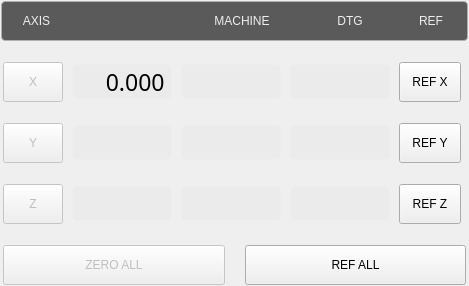
<?xml version="1.0" encoding="UTF-8"?>
<ui version="4.0">
 <class>dros_xyz</class>
 <widget class="QWidget" name="dros_xyz">
  <property name="geometry">
   <rect>
    <x>0</x>
    <y>0</y>
    <width>461</width>
    <height>286</height>
   </rect>
  </property>
  <property name="sizePolicy">
   <sizepolicy hsizetype="Preferred" vsizetype="Preferred">
    <horstretch>0</horstretch>
    <verstretch>0</verstretch>
   </sizepolicy>
  </property>
  <property name="windowTitle">
   <string>dros_xyz</string>
  </property>
  <property name="layoutDirection">
   <enum>Qt::LeftToRight</enum>
  </property>
  <layout class="QVBoxLayout" name="verticalLayout">
   <property name="spacing">
    <number>0</number>
   </property>
   <property name="leftMargin">
    <number>0</number>
   </property>
   <property name="topMargin">
    <number>0</number>
   </property>
   <property name="rightMargin">
    <number>0</number>
   </property>
   <property name="bottomMargin">
    <number>0</number>
   </property>
   <item>
    <widget class="QWidget" name="widget_xyz" native="true">
     <layout class="QVBoxLayout" name="verticalLayout_55">
      <property name="spacing">
       <number>19</number>
      </property>
      <property name="leftMargin">
       <number>0</number>
      </property>
      <property name="topMargin">
       <number>0</number>
      </property>
      <property name="rightMargin">
       <number>0</number>
      </property>
      <property name="bottomMargin">
       <number>0</number>
      </property>
      <item>
       <layout class="QHBoxLayout" name="horizontalLayout_81">
        <property name="spacing">
         <number>8</number>
        </property>
        <property name="leftMargin">
         <number>1</number>
        </property>
        <property name="topMargin">
         <number>1</number>
        </property>
        <property name="rightMargin">
         <number>1</number>
        </property>
        <property name="bottomMargin">
         <number>1</number>
        </property>
        <item>
         <widget class="QFrame" name="frame_42">
          <property name="sizePolicy">
           <sizepolicy hsizetype="Preferred" vsizetype="Fixed">
            <horstretch>0</horstretch>
            <verstretch>0</verstretch>
           </sizepolicy>
          </property>
          <property name="minimumSize">
           <size>
            <width>0</width>
            <height>40</height>
           </size>
          </property>
          <property name="maximumSize">
           <size>
            <width>16777215</width>
            <height>40</height>
           </size>
          </property>
          <property name="styleSheet">
           <string notr="true">.QFrame{
    border-style: solid;
    border-color: rgb(176, 179,172);
    border-width: 1px;
    border-radius: 4px;
    background-color: rgb(90, 90, 90);
    padding: -5px;
}</string>
          </property>
          <property name="frameShape">
           <enum>QFrame::StyledPanel</enum>
          </property>
          <property name="frameShadow">
           <enum>QFrame::Raised</enum>
          </property>
          <layout class="QHBoxLayout" name="horizontalLayout_136">
           <property name="spacing">
            <number>8</number>
           </property>
           <property name="leftMargin">
            <number>15</number>
           </property>
           <property name="rightMargin">
            <number>20</number>
           </property>
           <item>
            <widget class="StatusLabel" name="statuslabel_21">
             <property name="sizePolicy">
              <sizepolicy hsizetype="Fixed" vsizetype="Fixed">
               <horstretch>0</horstretch>
               <verstretch>0</verstretch>
              </sizepolicy>
             </property>
             <property name="minimumSize">
              <size>
               <width>60</width>
               <height>17</height>
              </size>
             </property>
             <property name="maximumSize">
              <size>
               <width>60</width>
               <height>17</height>
              </size>
             </property>
             <property name="styleSheet">
              <string notr="true">QLabel{
    color: rgb(238, 238, 236);
	font: 16pt &quot;Bebas Kai&quot;;
    padding-left: 1px;
    padding-right: 20px;
}</string>
             </property>
             <property name="text">
              <string>AXIS</string>
             </property>
             <property name="alignment">
              <set>Qt::AlignCenter</set>
             </property>
             <property name="rules" stdset="0">
              <string>[]</string>
             </property>
            </widget>
           </item>
           <item>
            <widget class="StatusLabel" name="statuslabel_20">
             <property name="sizePolicy">
              <sizepolicy hsizetype="Fixed" vsizetype="Fixed">
               <horstretch>0</horstretch>
               <verstretch>0</verstretch>
              </sizepolicy>
             </property>
             <property name="minimumSize">
              <size>
               <width>100</width>
               <height>17</height>
              </size>
             </property>
             <property name="maximumSize">
              <size>
               <width>100</width>
               <height>17</height>
              </size>
             </property>
             <property name="styleSheet">
              <string notr="true">QLabel{
    color: rgb(238, 238, 236);
	font: 16pt &quot;Bebas Kai&quot;;
    padding-left: 6px;
}</string>
             </property>
             <property name="alignment">
              <set>Qt::AlignCenter</set>
             </property>
             <property name="rules" stdset="0">
              <string>[{&quot;channels&quot;: [{&quot;url&quot;: &quot;status:g5x_index?text&quot;, &quot;trigger&quot;: true}], &quot;property&quot;: &quot;Text&quot;, &quot;expression&quot;: &quot;ch[0] + ' WORK'\n&quot;, &quot;name&quot;: &quot;WCS Header&quot;}]</string>
             </property>
            </widget>
           </item>
           <item>
            <widget class="QLabel" name="work_column_header_8">
             <property name="enabled">
              <bool>false</bool>
             </property>
             <property name="sizePolicy">
              <sizepolicy hsizetype="Fixed" vsizetype="Fixed">
               <horstretch>0</horstretch>
               <verstretch>0</verstretch>
              </sizepolicy>
             </property>
             <property name="minimumSize">
              <size>
               <width>100</width>
               <height>17</height>
              </size>
             </property>
             <property name="maximumSize">
              <size>
               <width>100</width>
               <height>17</height>
              </size>
             </property>
             <property name="styleSheet">
              <string notr="true">QLabel{
    color: rgb(238, 238, 236);
	font: 16pt &quot;Bebas Kai&quot;;
}</string>
             </property>
             <property name="text">
              <string>MACHINE</string>
             </property>
             <property name="alignment">
              <set>Qt::AlignCenter</set>
             </property>
            </widget>
           </item>
           <item>
            <widget class="QLabel" name="dtg_column_header_3">
             <property name="sizePolicy">
              <sizepolicy hsizetype="Fixed" vsizetype="Fixed">
               <horstretch>0</horstretch>
               <verstretch>0</verstretch>
              </sizepolicy>
             </property>
             <property name="minimumSize">
              <size>
               <width>100</width>
               <height>17</height>
              </size>
             </property>
             <property name="maximumSize">
              <size>
               <width>100</width>
               <height>17</height>
              </size>
             </property>
             <property name="styleSheet">
              <string notr="true">QLabel{
    color: rgb(238, 238, 236);
	font: 16pt &quot;Bebas Kai&quot;;
}</string>
             </property>
             <property name="text">
              <string>DTG</string>
             </property>
             <property name="alignment">
              <set>Qt::AlignCenter</set>
             </property>
            </widget>
           </item>
           <item>
            <widget class="StatusLabel" name="statuslabel_22">
             <property name="sizePolicy">
              <sizepolicy hsizetype="Fixed" vsizetype="Fixed">
               <horstretch>0</horstretch>
               <verstretch>0</verstretch>
              </sizepolicy>
             </property>
             <property name="minimumSize">
              <size>
               <width>40</width>
               <height>17</height>
              </size>
             </property>
             <property name="maximumSize">
              <size>
               <width>40</width>
               <height>17</height>
              </size>
             </property>
             <property name="styleSheet">
              <string notr="true">QLabel{
    color: rgb(238, 238, 236);
	font: 16pt &quot;Bebas Kai&quot;;
    padding-left: 6px;
}</string>
             </property>
             <property name="text">
              <string>REF</string>
             </property>
             <property name="alignment">
              <set>Qt::AlignCenter</set>
             </property>
             <property name="rules" stdset="0">
              <string>[]</string>
             </property>
            </widget>
           </item>
          </layout>
         </widget>
        </item>
       </layout>
      </item>
      <item>
       <layout class="QHBoxLayout" name="x_axis_dro_layout_4">
        <property name="spacing">
         <number>7</number>
        </property>
        <property name="leftMargin">
         <number>1</number>
        </property>
        <property name="topMargin">
         <number>1</number>
        </property>
        <property name="rightMargin">
         <number>1</number>
        </property>
        <property name="bottomMargin">
         <number>1</number>
        </property>
        <item>
         <widget class="MDIButton" name="zero_x_button_5">
          <property name="enabled">
           <bool>false</bool>
          </property>
          <property name="sizePolicy">
           <sizepolicy hsizetype="Fixed" vsizetype="Preferred">
            <horstretch>0</horstretch>
            <verstretch>0</verstretch>
           </sizepolicy>
          </property>
          <property name="minimumSize">
           <size>
            <width>60</width>
            <height>40</height>
           </size>
          </property>
          <property name="maximumSize">
           <size>
            <width>60</width>
            <height>40</height>
           </size>
          </property>
          <property name="focusPolicy">
           <enum>Qt::NoFocus</enum>
          </property>
          <property name="layoutDirection">
           <enum>Qt::LeftToRight</enum>
          </property>
          <property name="styleSheet">
           <string notr="true">MDIButton {
   	font: 17pt &quot;Bebas Kai&quot;;
}</string>
          </property>
          <property name="text">
           <string>X</string>
          </property>
          <property name="icon">
           <iconset resource="../../../../src/probe_basic/probe_basic.qrc">
            <normaloff>:/images/zero.png</normaloff>:/images/zero.png</iconset>
          </property>
          <property name="iconSize">
           <size>
            <width>20</width>
            <height>20</height>
           </size>
          </property>
          <property name="rules" stdset="0">
           <string>[
    {
        &quot;channels&quot;: [
            {
                &quot;url&quot;: &quot;status:g5x_index&quot;,
                &quot;trigger&quot;: true,
                &quot;type&quot;: &quot;int&quot;
            }
        ],
        &quot;expression&quot;: &quot;&quot;,
        &quot;name&quot;: &quot;G5x Index&quot;,
        &quot;property&quot;: &quot;None&quot;
    }
]</string>
          </property>
          <property name="MDICommand" stdset="0">
           <string>G10 L20 P{ch[0]} X0.0</string>
          </property>
         </widget>
        </item>
        <item>
         <widget class="DROLineEdit" name="drowidget">
          <property name="minimumSize">
           <size>
            <width>100</width>
            <height>35</height>
           </size>
          </property>
          <property name="maximumSize">
           <size>
            <width>100</width>
            <height>35</height>
           </size>
          </property>
          <property name="font">
           <font>
            <family>Bebas Kai</family>
            <pointsize>17</pointsize>
            <weight>50</weight>
            <italic>false</italic>
            <bold>false</bold>
           </font>
          </property>
          <property name="focusPolicy">
           <enum>Qt::ClickFocus</enum>
          </property>
          <property name="styleSheet">
           <string notr="true">QLineEdit{
    border-style: transparant;
    border-color: rgb(235, 235, 235);
    border-width: 1px;
    border-radius: 5px;
    color: black;
    background: rgb(235, 235, 235);
    padding-right: 2px;
    font: 17pt &quot;Bebas Kai&quot;;
}</string>
          </property>
          <property name="text">
           <string>     0.000</string>
          </property>
          <property name="cursorPosition">
           <number>10</number>
          </property>
          <property name="alignment">
           <set>Qt::AlignRight|Qt::AlignTrailing|Qt::AlignVCenter</set>
          </property>
          <property name="referenceType" stdset="0">
           <number>1</number>
          </property>
          <property name="axisNumber" stdset="0">
           <number>0</number>
          </property>
          <property name="inchFormat" stdset="0">
           <string>%9.4f</string>
          </property>
          <property name="millimeterFormat" stdset="0">
           <string>%10.3f</string>
          </property>
          <property name="degreeFormat" stdset="0">
           <string>%10.2f</string>
          </property>
          <property name="latheMode" stdset="0">
           <number>0</number>
          </property>
         </widget>
        </item>
        <item>
         <widget class="DROLabel" name="drolabel">
          <property name="sizePolicy">
           <sizepolicy hsizetype="Fixed" vsizetype="Fixed">
            <horstretch>0</horstretch>
            <verstretch>0</verstretch>
           </sizepolicy>
          </property>
          <property name="minimumSize">
           <size>
            <width>100</width>
            <height>35</height>
           </size>
          </property>
          <property name="maximumSize">
           <size>
            <width>100</width>
            <height>35</height>
           </size>
          </property>
          <property name="styleSheet">
           <string notr="true">QLabel{
    border-style: transparent;
    border-color: rgb(235, 235, 235);
    border-width: 1px;
    border-radius: 5px;
    color: black;
    background: rgb(235, 235, 235);
	font: 17pt &quot;Bebas Kai&quot;;
    padding-right: 2px;
}

QLabel[style=&quot;unhomed&quot;]{
   color: red;
}

QLabel[style=&quot;homing&quot;]{
   color: rgb(196, 160, 0);
}</string>
          </property>
          <property name="alignment">
           <set>Qt::AlignRight|Qt::AlignTrailing|Qt::AlignVCenter</set>
          </property>
          <property name="referenceType" stdset="0">
           <number>0</number>
          </property>
          <property name="axisNumber" stdset="0">
           <number>0</number>
          </property>
          <property name="inchFormat" stdset="0">
           <string>%9.4f</string>
          </property>
          <property name="millimeterFormat" stdset="0">
           <string>%10.3f</string>
          </property>
          <property name="degreeFormat" stdset="0">
           <string>%10.2f</string>
          </property>
          <property name="latheMode" stdset="0">
           <number>0</number>
          </property>
         </widget>
        </item>
        <item>
         <widget class="DROLabel" name="drolabel_2">
          <property name="sizePolicy">
           <sizepolicy hsizetype="Fixed" vsizetype="Fixed">
            <horstretch>0</horstretch>
            <verstretch>0</verstretch>
           </sizepolicy>
          </property>
          <property name="minimumSize">
           <size>
            <width>100</width>
            <height>35</height>
           </size>
          </property>
          <property name="maximumSize">
           <size>
            <width>100</width>
            <height>35</height>
           </size>
          </property>
          <property name="styleSheet">
           <string notr="true">QLabel{
    border-style: transparent;
    border-color: rgb(235, 235, 235);
    border-width: 1px;
    border-radius: 5px;
    color: black;
    background: rgb(235, 235, 235);
	font: 17pt &quot;Bebas Kai&quot;;
    padding-right: 2px;
}</string>
          </property>
          <property name="alignment">
           <set>Qt::AlignRight|Qt::AlignTrailing|Qt::AlignVCenter</set>
          </property>
          <property name="referenceType" stdset="0">
           <number>2</number>
          </property>
          <property name="axisNumber" stdset="0">
           <number>0</number>
          </property>
          <property name="inchFormat" stdset="0">
           <string>%9.4f</string>
          </property>
          <property name="millimeterFormat" stdset="0">
           <string>%10.3f</string>
          </property>
          <property name="degreeFormat" stdset="0">
           <string>%10.2f</string>
          </property>
          <property name="latheMode" stdset="0">
           <number>0</number>
          </property>
         </widget>
        </item>
        <item>
         <widget class="ActionButton" name="ref_x_button">
          <property name="sizePolicy">
           <sizepolicy hsizetype="Preferred" vsizetype="Fixed">
            <horstretch>0</horstretch>
            <verstretch>0</verstretch>
           </sizepolicy>
          </property>
          <property name="minimumSize">
           <size>
            <width>62</width>
            <height>40</height>
           </size>
          </property>
          <property name="maximumSize">
           <size>
            <width>62</width>
            <height>40</height>
           </size>
          </property>
          <property name="focusPolicy">
           <enum>Qt::NoFocus</enum>
          </property>
          <property name="styleSheet">
           <string notr="true">QPushButton {
   	font: 15pt &quot;Bebas Kai&quot;;
}</string>
          </property>
          <property name="text">
           <string>REF X</string>
          </property>
          <property name="rules" stdset="0">
           <string>[{&quot;name&quot;: &quot;home_prohibit&quot;, &quot;property&quot;: &quot;Enable&quot;, &quot;expression&quot;: &quot;not (ch[0] or ch[1] or ch[2])&quot;, &quot;channels&quot;: [{&quot;url&quot;: &quot;status:joint.0.homing&quot;, &quot;trigger&quot;: true}, {&quot;url&quot;: &quot;status:joint.1.homing&quot;, &quot;trigger&quot;: true}, {&quot;url&quot;: &quot;status:joint.2.homing&quot;, &quot;trigger&quot;: true}]}]</string>
          </property>
          <property name="actionName" stdset="0">
           <string>machine.home.axis:x</string>
          </property>
         </widget>
        </item>
       </layout>
      </item>
      <item>
       <layout class="QHBoxLayout" name="y_axis_dro_layout_4">
        <property name="spacing">
         <number>7</number>
        </property>
        <property name="leftMargin">
         <number>1</number>
        </property>
        <property name="topMargin">
         <number>1</number>
        </property>
        <property name="rightMargin">
         <number>1</number>
        </property>
        <property name="bottomMargin">
         <number>1</number>
        </property>
        <item>
         <widget class="MDIButton" name="zero_y_button_5">
          <property name="enabled">
           <bool>false</bool>
          </property>
          <property name="sizePolicy">
           <sizepolicy hsizetype="Fixed" vsizetype="Preferred">
            <horstretch>0</horstretch>
            <verstretch>0</verstretch>
           </sizepolicy>
          </property>
          <property name="minimumSize">
           <size>
            <width>60</width>
            <height>40</height>
           </size>
          </property>
          <property name="maximumSize">
           <size>
            <width>60</width>
            <height>40</height>
           </size>
          </property>
          <property name="focusPolicy">
           <enum>Qt::NoFocus</enum>
          </property>
          <property name="styleSheet">
           <string notr="true">MDIButton {
   	font: 17pt &quot;Bebas Kai&quot;;
}</string>
          </property>
          <property name="text">
           <string>Y</string>
          </property>
          <property name="icon">
           <iconset resource="../../../../src/probe_basic/probe_basic.qrc">
            <normaloff>:/images/zero.png</normaloff>:/images/zero.png</iconset>
          </property>
          <property name="iconSize">
           <size>
            <width>20</width>
            <height>20</height>
           </size>
          </property>
          <property name="rules" stdset="0">
           <string>[
    {
        &quot;channels&quot;: [
            {
                &quot;url&quot;: &quot;status:g5x_index&quot;,
                &quot;trigger&quot;: true,
                &quot;type&quot;: &quot;int&quot;
            }
        ],
        &quot;expression&quot;: &quot;&quot;,
        &quot;name&quot;: &quot;G5x Index&quot;,
        &quot;property&quot;: &quot;None&quot;
    }
]</string>
          </property>
          <property name="MDICommand" stdset="0">
           <string>G10 L20 P{ch[0]} Y0.0</string>
          </property>
         </widget>
        </item>
        <item>
         <widget class="DROLineEdit" name="drowidget_2">
          <property name="minimumSize">
           <size>
            <width>100</width>
            <height>35</height>
           </size>
          </property>
          <property name="maximumSize">
           <size>
            <width>100</width>
            <height>35</height>
           </size>
          </property>
          <property name="font">
           <font>
            <family>Bebas Kai</family>
            <pointsize>17</pointsize>
            <weight>50</weight>
            <italic>false</italic>
            <bold>false</bold>
           </font>
          </property>
          <property name="focusPolicy">
           <enum>Qt::ClickFocus</enum>
          </property>
          <property name="styleSheet">
           <string notr="true">QLineEdit{
    border-style: transparant;
    border-color: rgb(235, 235, 235);
    border-width: 1px;
    border-radius: 5px;
    color: black;
    background: rgb(235, 235, 235);
    padding-right: 2px;
    font: 17pt &quot;Bebas Kai&quot;;
}</string>
          </property>
          <property name="alignment">
           <set>Qt::AlignRight|Qt::AlignTrailing|Qt::AlignVCenter</set>
          </property>
          <property name="axisNumber" stdset="0">
           <number>1</number>
          </property>
         </widget>
        </item>
        <item>
         <widget class="DROLabel" name="drolabel_3">
          <property name="sizePolicy">
           <sizepolicy hsizetype="Fixed" vsizetype="Fixed">
            <horstretch>0</horstretch>
            <verstretch>0</verstretch>
           </sizepolicy>
          </property>
          <property name="minimumSize">
           <size>
            <width>100</width>
            <height>35</height>
           </size>
          </property>
          <property name="maximumSize">
           <size>
            <width>100</width>
            <height>35</height>
           </size>
          </property>
          <property name="styleSheet">
           <string notr="true">QLabel{
    border-style: transparent;
    border-color: rgb(235, 235, 235);
    border-width: 1px;
    border-radius: 5px;
    color: black;
    background: rgb(235, 235, 235);
	font: 17pt &quot;Bebas Kai&quot;;
    padding-right: 2px;
}

QLabel[style=&quot;unhomed&quot;]{
   color: red;
}

QLabel[style=&quot;homing&quot;]{
   color: rgb(196, 160, 0);
}</string>
          </property>
          <property name="alignment">
           <set>Qt::AlignRight|Qt::AlignTrailing|Qt::AlignVCenter</set>
          </property>
          <property name="referenceType" stdset="0">
           <number>0</number>
          </property>
          <property name="axisNumber" stdset="0">
           <number>1</number>
          </property>
          <property name="inchFormat" stdset="0">
           <string>%9.4f</string>
          </property>
          <property name="millimeterFormat" stdset="0">
           <string>%10.3f</string>
          </property>
          <property name="degreeFormat" stdset="0">
           <string>%10.2f</string>
          </property>
          <property name="latheMode" stdset="0">
           <number>0</number>
          </property>
         </widget>
        </item>
        <item>
         <widget class="DROLabel" name="drolabel_4">
          <property name="sizePolicy">
           <sizepolicy hsizetype="Fixed" vsizetype="Fixed">
            <horstretch>0</horstretch>
            <verstretch>0</verstretch>
           </sizepolicy>
          </property>
          <property name="minimumSize">
           <size>
            <width>100</width>
            <height>35</height>
           </size>
          </property>
          <property name="maximumSize">
           <size>
            <width>100</width>
            <height>35</height>
           </size>
          </property>
          <property name="styleSheet">
           <string notr="true">QLabel{
    border-style: transparent;
    border-color: rgb(235, 235, 235);
    border-width: 1px;
    border-radius: 5px;
    color: black;
    background: rgb(235, 235, 235);
	font: 17pt &quot;Bebas Kai&quot;;
    padding-right: 2px;
}</string>
          </property>
          <property name="alignment">
           <set>Qt::AlignRight|Qt::AlignTrailing|Qt::AlignVCenter</set>
          </property>
          <property name="referenceType" stdset="0">
           <number>2</number>
          </property>
          <property name="axisNumber" stdset="0">
           <number>1</number>
          </property>
          <property name="inchFormat" stdset="0">
           <string>%9.4f</string>
          </property>
          <property name="millimeterFormat" stdset="0">
           <string>%10.3f</string>
          </property>
          <property name="degreeFormat" stdset="0">
           <string>%10.2f</string>
          </property>
          <property name="latheMode" stdset="0">
           <number>0</number>
          </property>
         </widget>
        </item>
        <item>
         <widget class="ActionButton" name="ref_y_button">
          <property name="sizePolicy">
           <sizepolicy hsizetype="Preferred" vsizetype="Fixed">
            <horstretch>0</horstretch>
            <verstretch>0</verstretch>
           </sizepolicy>
          </property>
          <property name="minimumSize">
           <size>
            <width>62</width>
            <height>40</height>
           </size>
          </property>
          <property name="maximumSize">
           <size>
            <width>62</width>
            <height>40</height>
           </size>
          </property>
          <property name="focusPolicy">
           <enum>Qt::NoFocus</enum>
          </property>
          <property name="styleSheet">
           <string notr="true">QPushButton {
   	font: 15pt &quot;Bebas Kai&quot;;
}</string>
          </property>
          <property name="text">
           <string>REF Y</string>
          </property>
          <property name="rules" stdset="0">
           <string>[{&quot;name&quot;: &quot;home_prohibit&quot;, &quot;property&quot;: &quot;Enable&quot;, &quot;expression&quot;: &quot;not (ch[0] or ch[1] or ch[2])&quot;, &quot;channels&quot;: [{&quot;url&quot;: &quot;status:joint.0.homing&quot;, &quot;trigger&quot;: true}, {&quot;url&quot;: &quot;status:joint.1.homing&quot;, &quot;trigger&quot;: true}, {&quot;url&quot;: &quot;status:joint.2.homing&quot;, &quot;trigger&quot;: true}]}]</string>
          </property>
          <property name="actionName" stdset="0">
           <string>machine.home.axis:y</string>
          </property>
         </widget>
        </item>
       </layout>
      </item>
      <item>
       <layout class="QHBoxLayout" name="z_axis_dro_layout_4">
        <property name="spacing">
         <number>7</number>
        </property>
        <property name="leftMargin">
         <number>1</number>
        </property>
        <property name="topMargin">
         <number>1</number>
        </property>
        <property name="rightMargin">
         <number>1</number>
        </property>
        <property name="bottomMargin">
         <number>1</number>
        </property>
        <item>
         <widget class="MDIButton" name="zero_z_button_5">
          <property name="enabled">
           <bool>false</bool>
          </property>
          <property name="sizePolicy">
           <sizepolicy hsizetype="Fixed" vsizetype="Preferred">
            <horstretch>0</horstretch>
            <verstretch>0</verstretch>
           </sizepolicy>
          </property>
          <property name="minimumSize">
           <size>
            <width>60</width>
            <height>40</height>
           </size>
          </property>
          <property name="maximumSize">
           <size>
            <width>60</width>
            <height>40</height>
           </size>
          </property>
          <property name="focusPolicy">
           <enum>Qt::NoFocus</enum>
          </property>
          <property name="styleSheet">
           <string notr="true">MDIButton {
   	font: 17pt &quot;Bebas Kai&quot;;
}</string>
          </property>
          <property name="text">
           <string>Z</string>
          </property>
          <property name="icon">
           <iconset resource="../../../../src/probe_basic/probe_basic.qrc">
            <normaloff>:/images/zero.png</normaloff>:/images/zero.png</iconset>
          </property>
          <property name="iconSize">
           <size>
            <width>20</width>
            <height>20</height>
           </size>
          </property>
          <property name="rules" stdset="0">
           <string>[
    {
        &quot;channels&quot;: [
            {
                &quot;url&quot;: &quot;status:g5x_index&quot;,
                &quot;trigger&quot;: true,
                &quot;type&quot;: &quot;int&quot;
            }
        ],
        &quot;expression&quot;: &quot;&quot;,
        &quot;name&quot;: &quot;G5x Index&quot;,
        &quot;property&quot;: &quot;None&quot;
    }
]</string>
          </property>
          <property name="MDICommand" stdset="0">
           <string>G10 L20 P{ch[0]} Z0.0</string>
          </property>
         </widget>
        </item>
        <item>
         <widget class="DROLineEdit" name="drowidget_3">
          <property name="minimumSize">
           <size>
            <width>100</width>
            <height>35</height>
           </size>
          </property>
          <property name="maximumSize">
           <size>
            <width>100</width>
            <height>35</height>
           </size>
          </property>
          <property name="font">
           <font>
            <family>Bebas Kai</family>
            <pointsize>17</pointsize>
            <weight>50</weight>
            <italic>false</italic>
            <bold>false</bold>
           </font>
          </property>
          <property name="focusPolicy">
           <enum>Qt::ClickFocus</enum>
          </property>
          <property name="styleSheet">
           <string notr="true">QLineEdit{
    border-style: transparant;
    border-color: rgb(235, 235, 235);
    border-width: 1px;
    border-radius: 5px;
    color: black;
    background: rgb(235, 235, 235);
    padding-right: 2px;
    font: 17pt &quot;Bebas Kai&quot;;
}</string>
          </property>
          <property name="alignment">
           <set>Qt::AlignRight|Qt::AlignTrailing|Qt::AlignVCenter</set>
          </property>
          <property name="axisNumber" stdset="0">
           <number>2</number>
          </property>
         </widget>
        </item>
        <item>
         <widget class="DROLabel" name="drolabel_5">
          <property name="sizePolicy">
           <sizepolicy hsizetype="Fixed" vsizetype="Fixed">
            <horstretch>0</horstretch>
            <verstretch>0</verstretch>
           </sizepolicy>
          </property>
          <property name="minimumSize">
           <size>
            <width>100</width>
            <height>35</height>
           </size>
          </property>
          <property name="maximumSize">
           <size>
            <width>100</width>
            <height>35</height>
           </size>
          </property>
          <property name="styleSheet">
           <string notr="true">QLabel{
    border-style: transparent;
    border-color: rgb(235, 235, 235);
    border-width: 1px;
    border-radius: 5px;
    color: black;
    background: rgb(235, 235, 235);
	font: 17pt &quot;Bebas Kai&quot;;
    padding-right: 2px;
}

QLabel[style=&quot;unhomed&quot;]{
   color: red;
}

QLabel[style=&quot;homing&quot;]{
   color: rgb(196, 160, 0);
}</string>
          </property>
          <property name="alignment">
           <set>Qt::AlignRight|Qt::AlignTrailing|Qt::AlignVCenter</set>
          </property>
          <property name="referenceType" stdset="0">
           <number>0</number>
          </property>
          <property name="axisNumber" stdset="0">
           <number>2</number>
          </property>
          <property name="inchFormat" stdset="0">
           <string>%9.4f</string>
          </property>
          <property name="millimeterFormat" stdset="0">
           <string>%10.3f</string>
          </property>
          <property name="degreeFormat" stdset="0">
           <string>%10.2f</string>
          </property>
          <property name="latheMode" stdset="0">
           <number>0</number>
          </property>
         </widget>
        </item>
        <item>
         <widget class="DROLabel" name="drolabel_6">
          <property name="sizePolicy">
           <sizepolicy hsizetype="Fixed" vsizetype="Fixed">
            <horstretch>0</horstretch>
            <verstretch>0</verstretch>
           </sizepolicy>
          </property>
          <property name="minimumSize">
           <size>
            <width>100</width>
            <height>35</height>
           </size>
          </property>
          <property name="maximumSize">
           <size>
            <width>100</width>
            <height>35</height>
           </size>
          </property>
          <property name="styleSheet">
           <string notr="true">QLabel{
    border-style: transparent;
    border-color: rgb(235, 235, 235);
    border-width: 1px;
    border-radius: 5px;
    color: black;
    background: rgb(235, 235, 235);
	font: 17pt &quot;Bebas Kai&quot;;
    padding-right: 2px;
}</string>
          </property>
          <property name="alignment">
           <set>Qt::AlignRight|Qt::AlignTrailing|Qt::AlignVCenter</set>
          </property>
          <property name="referenceType" stdset="0">
           <number>2</number>
          </property>
          <property name="axisNumber" stdset="0">
           <number>2</number>
          </property>
          <property name="inchFormat" stdset="0">
           <string>%9.4f</string>
          </property>
          <property name="millimeterFormat" stdset="0">
           <string>%10.3f</string>
          </property>
          <property name="degreeFormat" stdset="0">
           <string>%10.2f</string>
          </property>
          <property name="latheMode" stdset="0">
           <number>0</number>
          </property>
         </widget>
        </item>
        <item>
         <widget class="ActionButton" name="ref_z_button">
          <property name="sizePolicy">
           <sizepolicy hsizetype="Preferred" vsizetype="Fixed">
            <horstretch>0</horstretch>
            <verstretch>0</verstretch>
           </sizepolicy>
          </property>
          <property name="minimumSize">
           <size>
            <width>62</width>
            <height>40</height>
           </size>
          </property>
          <property name="maximumSize">
           <size>
            <width>62</width>
            <height>40</height>
           </size>
          </property>
          <property name="focusPolicy">
           <enum>Qt::NoFocus</enum>
          </property>
          <property name="styleSheet">
           <string notr="true">QPushButton {
   	font: 15pt &quot;Bebas Kai&quot;;
}</string>
          </property>
          <property name="text">
           <string>REF Z</string>
          </property>
          <property name="rules" stdset="0">
           <string>[{&quot;name&quot;: &quot;home_prohibit&quot;, &quot;property&quot;: &quot;Enable&quot;, &quot;expression&quot;: &quot;not (ch[0] or ch[1] or ch[2])&quot;, &quot;channels&quot;: [{&quot;url&quot;: &quot;status:joint.0.homing&quot;, &quot;trigger&quot;: true}, {&quot;url&quot;: &quot;status:joint.1.homing&quot;, &quot;trigger&quot;: true}, {&quot;url&quot;: &quot;status:joint.2.homing&quot;, &quot;trigger&quot;: true}]}]</string>
          </property>
          <property name="actionName" stdset="0">
           <string>machine.home.axis:z</string>
          </property>
         </widget>
        </item>
       </layout>
      </item>
      <item>
       <layout class="QHBoxLayout" name="horizontalLayout_102">
        <property name="spacing">
         <number>20</number>
        </property>
        <property name="leftMargin">
         <number>3</number>
        </property>
        <property name="topMargin">
         <number>1</number>
        </property>
        <property name="rightMargin">
         <number>3</number>
        </property>
        <property name="bottomMargin">
         <number>1</number>
        </property>
        <item>
         <widget class="MDIButton" name="zero_all_button_4">
          <property name="enabled">
           <bool>false</bool>
          </property>
          <property name="sizePolicy">
           <sizepolicy hsizetype="Preferred" vsizetype="Preferred">
            <horstretch>1</horstretch>
            <verstretch>0</verstretch>
           </sizepolicy>
          </property>
          <property name="minimumSize">
           <size>
            <width>60</width>
            <height>40</height>
           </size>
          </property>
          <property name="maximumSize">
           <size>
            <width>16777215</width>
            <height>40</height>
           </size>
          </property>
          <property name="focusPolicy">
           <enum>Qt::NoFocus</enum>
          </property>
          <property name="layoutDirection">
           <enum>Qt::LeftToRight</enum>
          </property>
          <property name="styleSheet">
           <string notr="true">MDIButton {
   	font: 15pt &quot;Bebas Kai&quot;;
}</string>
          </property>
          <property name="text">
           <string>ZERO ALL</string>
          </property>
          <property name="iconSize">
           <size>
            <width>20</width>
            <height>20</height>
           </size>
          </property>
          <property name="rules" stdset="0">
           <string>[
    {
        &quot;channels&quot;: [
            {
                &quot;url&quot;: &quot;status:g5x_index&quot;,
                &quot;trigger&quot;: true,
                &quot;type&quot;: &quot;int&quot;
            }
        ],
        &quot;expression&quot;: &quot;&quot;,
        &quot;name&quot;: &quot;G5x Index&quot;,
        &quot;property&quot;: &quot;None&quot;
    }
]</string>
          </property>
          <property name="MDICommand" stdset="0">
           <string>G10 L20 P{ch[0]} X0.0 Y0.0 Z0.0</string>
          </property>
         </widget>
        </item>
        <item>
         <widget class="ActionButton" name="ref_all_button">
          <property name="sizePolicy">
           <sizepolicy hsizetype="Preferred" vsizetype="Fixed">
            <horstretch>1</horstretch>
            <verstretch>0</verstretch>
           </sizepolicy>
          </property>
          <property name="minimumSize">
           <size>
            <width>62</width>
            <height>40</height>
           </size>
          </property>
          <property name="maximumSize">
           <size>
            <width>16777215</width>
            <height>40</height>
           </size>
          </property>
          <property name="focusPolicy">
           <enum>Qt::NoFocus</enum>
          </property>
          <property name="styleSheet">
           <string notr="true">QPushButton {
   	font: 15pt &quot;Bebas Kai&quot;;
}</string>
          </property>
          <property name="text">
           <string>REF ALL</string>
          </property>
          <property name="rules" stdset="0">
           <string>[{&quot;channels&quot;: [{&quot;url&quot;: &quot;status:all_axes_homed&quot;, &quot;trigger&quot;: true}], &quot;property&quot;: &quot;Text&quot;, &quot;expression&quot;: &quot;'HOMED' if ch[0] else 'REF ALL'&quot;, &quot;name&quot;: &quot;reference_all&quot;}, {&quot;name&quot;: &quot;home_prohibit&quot;, &quot;property&quot;: &quot;Enable&quot;, &quot;expression&quot;: &quot;not (ch[0] or ch[1] or ch[2])&quot;, &quot;channels&quot;: [{&quot;url&quot;: &quot;status:joint.0.homing&quot;, &quot;trigger&quot;: true}, {&quot;url&quot;: &quot;status:joint.1.homing&quot;, &quot;trigger&quot;: true}, {&quot;url&quot;: &quot;status:joint.2.homing&quot;, &quot;trigger&quot;: true}]}]</string>
          </property>
          <property name="actionName" stdset="0">
           <string>machine.home.all</string>
          </property>
         </widget>
        </item>
       </layout>
      </item>
     </layout>
    </widget>
   </item>
  </layout>
 </widget>
 <customwidgets>
  <customwidget>
   <class>ActionButton</class>
   <extends>QPushButton</extends>
   <header>qtpyvcp.widgets.button_widgets.action_button</header>
  </customwidget>
  <customwidget>
   <class>MDIButton</class>
   <extends>QPushButton</extends>
   <header>qtpyvcp.widgets.button_widgets.mdi_button</header>
  </customwidget>
  <customwidget>
   <class>StatusLabel</class>
   <extends>QLabel</extends>
   <header>qtpyvcp.widgets.display_widgets.status_label</header>
  </customwidget>
  <customwidget>
   <class>DROLabel</class>
   <extends>QLabel</extends>
   <header>qtpyvcp.widgets.display_widgets.dro_label</header>
  </customwidget>
  <customwidget>
   <class>DROLineEdit</class>
   <extends>QLineEdit</extends>
   <header>qtpyvcp.widgets.input_widgets.dro_line_edit</header>
  </customwidget>
 </customwidgets>
 <resources>
  <include location="../../../../src/probe_basic/probe_basic.qrc"/>
 </resources>
 <connections/>
</ui>
